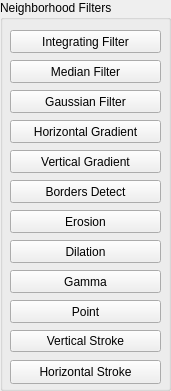
   <widget class="QGroupBox" name="groupBoxNeighborhoodFilters">
    <property name="geometry">
     <rect>
      <x>1310</x>
      <y>10</y>
      <width>171</width>
      <height>391</height>
     </rect>
    </property>
    <property name="title">
     <string>Neighborhood Filters</string>
    </property>
    <widget class="QPushButton" name="pushButtonIntegratingFilter">
     <property name="geometry">
      <rect>
       <x>10</x>
       <y>30</y>
       <width>151</width>
       <height>23</height>
      </rect>
     </property>
     <property name="toolTip">
      <string>&lt;html&gt;&lt;head/&gt;&lt;body&gt;&lt;p&gt;Assigns for each pixel the average of the color of the 9 adjacent pixels&lt;/p&gt;&lt;/body&gt;&lt;/html&gt;</string>
     </property>
     <property name="text">
      <string>Integrating Filter</string>
     </property>
    </widget>
    <widget class="QPushButton" name="pushButtonMedianFilter">
     <property name="geometry">
      <rect>
       <x>10</x>
       <y>60</y>
       <width>151</width>
       <height>23</height>
      </rect>
     </property>
     <property name="toolTip">
      <string>&lt;html&gt;&lt;head/&gt;&lt;body&gt;&lt;p&gt;Assigns for each pixel the median of the color of the 9 adjacent pixels&lt;/p&gt;&lt;/body&gt;&lt;/html&gt;</string>
     </property>
     <property name="text">
      <string>Median Filter</string>
     </property>
    </widget>
    <widget class="QPushButton" name="pushButtonGaussianFilter">
     <property name="geometry">
      <rect>
       <x>10</x>
       <y>90</y>
       <width>151</width>
       <height>23</height>
      </rect>
     </property>
     <property name="toolTip">
      <string>&lt;html&gt;&lt;head/&gt;&lt;body&gt;&lt;p&gt;Softens the image with a Gaussian filter&lt;/p&gt;&lt;/body&gt;&lt;/html&gt;</string>
     </property>
     <property name="text">
      <string>Gaussian Filter</string>
     </property>
    </widget>
    <widget class="QPushButton" name="pushButtonHorizontalGradient">
     <property name="geometry">
      <rect>
       <x>10</x>
       <y>120</y>
       <width>151</width>
       <height>23</height>
      </rect>
     </property>
     <property name="toolTip">
      <string>&lt;html&gt;&lt;head/&gt;&lt;body&gt;&lt;p&gt;Displays significant brightness variations horizontally&lt;/p&gt;&lt;/body&gt;&lt;/html&gt;</string>
     </property>
     <property name="text">
      <string>Horizontal Gradient</string>
     </property>
    </widget>
    <widget class="QPushButton" name="pushButtonVerticalGradient">
     <property name="geometry">
      <rect>
       <x>10</x>
       <y>150</y>
       <width>151</width>
       <height>23</height>
      </rect>
     </property>
     <property name="toolTip">
      <string>&lt;html&gt;&lt;head/&gt;&lt;body&gt;&lt;p&gt;Displays significant brightness variations vertically&lt;/p&gt;&lt;/body&gt;&lt;/html&gt;</string>
     </property>
     <property name="text">
      <string>Vertical Gradient</string>
     </property>
    </widget>
    <widget class="QPushButton" name="pushButtonBorderDetect">
     <property name="geometry">
      <rect>
       <x>10</x>
       <y>180</y>
       <width>151</width>
       <height>23</height>
      </rect>
     </property>
     <property name="toolTip">
      <string>&lt;html&gt;&lt;head/&gt;&lt;body&gt;&lt;p&gt;Detects borders by significant variation in brightness&lt;/p&gt;&lt;/body&gt;&lt;/html&gt;</string>
     </property>
     <property name="text">
      <string>Borders Detect</string>
     </property>
    </widget>
    <widget class="QPushButton" name="pushButtonErosion">
     <property name="geometry">
      <rect>
       <x>10</x>
       <y>210</y>
       <width>151</width>
       <height>23</height>
      </rect>
     </property>
     <property name="toolTip">
      <string>&lt;html&gt;&lt;head/&gt;&lt;body&gt;&lt;p&gt;Applies an image erosion filter&lt;/p&gt;&lt;/body&gt;&lt;/html&gt;</string>
     </property>
     <property name="text">
      <string>Erosion</string>
     </property>
    </widget>
    <widget class="QPushButton" name="pushButtonDilation">
     <property name="geometry">
      <rect>
       <x>10</x>
       <y>240</y>
       <width>151</width>
       <height>23</height>
      </rect>
     </property>
     <property name="toolTip">
      <string>&lt;html&gt;&lt;head/&gt;&lt;body&gt;&lt;p&gt;Applies an image dilation filter&lt;/p&gt;&lt;/body&gt;&lt;/html&gt;</string>
     </property>
     <property name="text">
      <string>Dilation</string>
     </property>
    </widget>
    <widget class="QPushButton" name="pushButtonGamma">
     <property name="geometry">
      <rect>
       <x>10</x>
       <y>270</y>
       <width>151</width>
       <height>23</height>
      </rect>
     </property>
     <property name="toolTip">
      <string>&lt;html&gt;&lt;head/&gt;&lt;body&gt;&lt;p&gt;Applies an image gamma filter&lt;/p&gt;&lt;/body&gt;&lt;/html&gt;</string>
     </property>
     <property name="text">
      <string>Gamma</string>
     </property>
    </widget>
    <widget class="QPushButton" name="pushButtonPoint">
     <property name="geometry">
      <rect>
       <x>10</x>
       <y>300</y>
       <width>151</width>
       <height>23</height>
      </rect>
     </property>
     <property name="toolTip">
      <string>&lt;html&gt;&lt;head/&gt;&lt;body&gt;&lt;p&gt;Displays the image with a greater or lesser number of black dots&lt;/p&gt;&lt;/body&gt;&lt;/html&gt;</string>
     </property>
     <property name="text">
      <string>Point</string>
     </property>
    </widget>
    <widget class="QPushButton" name="pushButtonVerticalStroke">
     <property name="geometry">
      <rect>
       <x>10</x>
       <y>330</y>
       <width>151</width>
       <height>22</height>
      </rect>
     </property>
     <property name="toolTip">
      <string>&lt;html&gt;&lt;head/&gt;&lt;body&gt;&lt;p&gt;Displays the image with a greater or lesser number of vertical black lines&lt;/p&gt;&lt;/body&gt;&lt;/html&gt;</string>
     </property>
     <property name="text">
      <string>Vertical Stroke</string>
     </property>
    </widget>
    <widget class="QPushButton" name="pushButtonHorizontalStroke">
     <property name="geometry">
      <rect>
       <x>10</x>
       <y>360</y>
       <width>151</width>
       <height>24</height>
      </rect>
     </property>
     <property name="toolTip">
      <string>&lt;html&gt;&lt;head/&gt;&lt;body&gt;&lt;p&gt;Displays the image with a greater or lesser number of horizontal black lines&lt;/p&gt;&lt;/body&gt;&lt;/html&gt;</string>
     </property>
     <property name="text">
      <string>Horizontal Stroke</string>
     </property>
    </widget>
   </widget>
